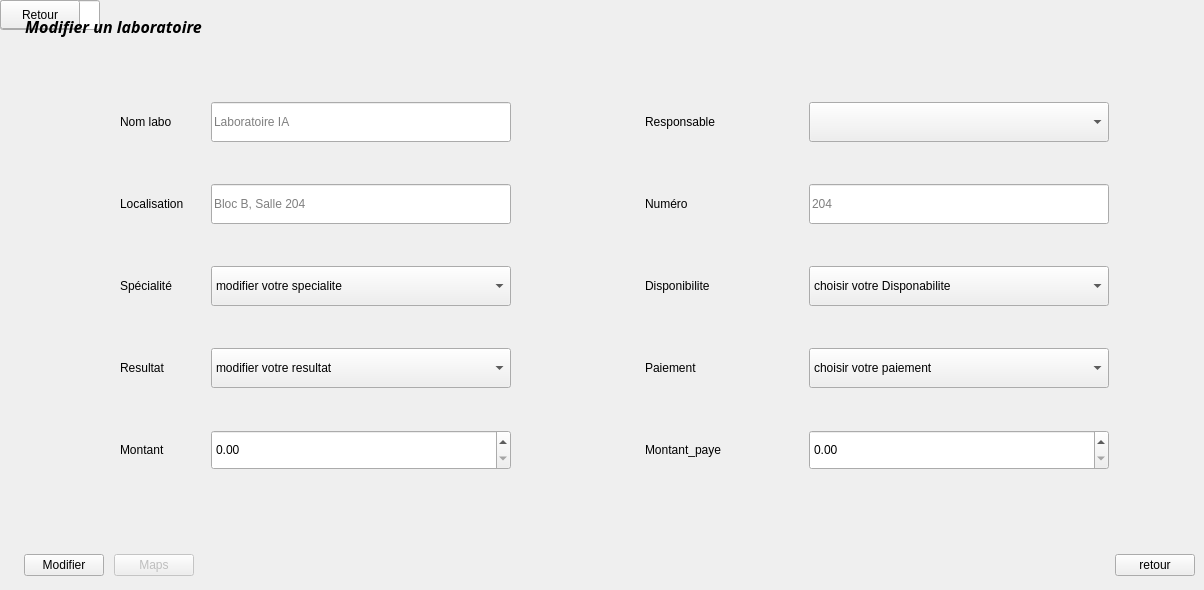
            <widget class="QWidget" name="modifierL">
             <widget class="QLineEdit" name="LabReste_5">
              <property name="geometry">
               <rect>
                <x>0</x>
                <y>0</y>
                <width>100</width>
                <height>30</height>
               </rect>
              </property>
              <property name="visible">
               <bool>false</bool>
              </property>
             </widget>
             <widget class="QLabel" name="label_23">
              <property name="geometry">
               <rect>
                <x>0</x>
                <y>0</y>
                <width>36</width>
                <height>20</height>
               </rect>
              </property>
              <property name="visible">
               <bool>false</bool>
              </property>
              <property name="text">
               <string>Reste</string>
              </property>
             </widget>
             <widget class="QPushButton" name="BtnPopupResetLabs_5">
              <property name="geometry">
               <rect>
                <x>0</x>
                <y>0</y>
                <width>80</width>
                <height>29</height>
               </rect>
              </property>
              <property name="visible">
               <bool>false</bool>
              </property>
              <property name="text">
               <string>Retour</string>
              </property>
             </widget>
             <widget class="QLabel" name="lblPageTitle_4">
              <property name="geometry">
               <rect>
                <x>24</x>
                <y>14</y>
                <width>179</width>
                <height>24</height>
               </rect>
              </property>
              <property name="font">
               <font>
                <family>Vivaldi</family>
                <pointsize>12</pointsize>
                <italic>true</italic>
                <bold>true</bold>
               </font>
              </property>
              <property name="text">
               <string>Modifier un laboratoire</string>
              </property>
              <property name="alignment">
               <set>Qt::AlignmentFlag::AlignCenter</set>
              </property>
             </widget>
             <widget class="QWidget" name="layoutWidget">
              <property name="geometry">
               <rect>
                <x>24</x>
                <y>550</y>
                <width>1171</width>
                <height>31</height>
               </rect>
              </property>
              <layout class="QHBoxLayout" name="labsEditBtnRow">
               <property name="spacing">
                <number>10</number>
               </property>
               <item>
                <widget class="QPushButton" name="BtnPopupSaveLabs_5">
                 <property name="text">
                  <string>Modifier</string>
                 </property>
                 <property name="property" stdset="0">
                  <string>primary</string>
                 </property>
                </widget>
               </item>
               <item>
                <widget class="QPushButton" name="btnAjouterPub_4">
                 <property name="enabled">
                  <bool>false</bool>
                 </property>
                 <property name="text">
                  <string>Maps</string>
                 </property>
                </widget>
               </item>
               <item>
                <spacer name="labsEditBtnSpacer">
                 <property name="orientation">
                  <enum>Qt::Orientation::Horizontal</enum>
                 </property>
                 <property name="sizeHint" stdset="0">
                  <size>
                   <width>40</width>
                   <height>20</height>
                  </size>
                 </property>
                </spacer>
               </item>
               <item>
                <widget class="QPushButton" name="retour_stat_9">
                 <property name="text">
                  <string>retour</string>
                 </property>
                </widget>
               </item>
              </layout>
             </widget>
             <widget class="QLabel" name="LblLabSpec_15">
              <property name="geometry">
               <rect>
                <x>645</x>
                <y>348</y>
                <width>150</width>
                <height>40</height>
               </rect>
              </property>
              <property name="text">
               <string>Paiement</string>
              </property>
             </widget>
             <widget class="QComboBox" name="LabResponsible_5">
              <property name="geometry">
               <rect>
                <x>809</x>
                <y>102</y>
                <width>300</width>
                <height>40</height>
               </rect>
              </property>
              <property name="placeholderText">
               <string>Nom responsable</string>
              </property>
             </widget>
             <widget class="QLineEdit" name="LabNumber_5">
              <property name="geometry">
               <rect>
                <x>809</x>
                <y>184</y>
                <width>300</width>
                <height>40</height>
               </rect>
              </property>
              <property name="placeholderText">
               <string>204</string>
              </property>
             </widget>
             <widget class="QLabel" name="label_22">
              <property name="geometry">
               <rect>
                <x>120</x>
                <y>430</y>
                <width>150</width>
                <height>40</height>
               </rect>
              </property>
              <property name="text">
               <string>Montant</string>
              </property>
             </widget>
             <widget class="QLabel" name="LblLabResp_5">
              <property name="geometry">
               <rect>
                <x>645</x>
                <y>102</y>
                <width>150</width>
                <height>40</height>
               </rect>
              </property>
              <property name="text">
               <string>Responsable</string>
              </property>
             </widget>
             <widget class="QLabel" name="LblLabLoc_5">
              <property name="geometry">
               <rect>
                <x>120</x>
                <y>184</y>
                <width>150</width>
                <height>40</height>
               </rect>
              </property>
              <property name="text">
               <string>Localisation</string>
              </property>
             </widget>
             <widget class="QComboBox" name="LabSpec_6">
              <property name="geometry">
               <rect>
                <x>211</x>
                <y>348</y>
                <width>300</width>
                <height>40</height>
               </rect>
              </property>
              <item>
               <property name="text">
                <string>modifier votre resultat</string>
               </property>
              </item>
              <item>
               <property name="text">
                <string>prét</string>
               </property>
              </item>
              <item>
               <property name="text">
                <string>En attente</string>
               </property>
              </item>
              <item>
               <property name="text">
                <string>En exécution</string>
               </property>
              </item>
             </widget>
             <widget class="QLabel" name="LblLabSpec_14">
              <property name="geometry">
               <rect>
                <x>120</x>
                <y>348</y>
                <width>150</width>
                <height>40</height>
               </rect>
              </property>
              <property name="text">
               <string>Resultat</string>
              </property>
             </widget>
             <widget class="QComboBox" name="LabCap_5">
              <property name="geometry">
               <rect>
                <x>809</x>
                <y>266</y>
                <width>300</width>
                <height>40</height>
               </rect>
              </property>
              <item>
               <property name="text">
                <string>choisir votre Disponabilite</string>
               </property>
              </item>
              <item>
               <property name="text">
                <string>Disponible</string>
               </property>
              </item>
              <item>
               <property name="text">
                <string>Occupe</string>
               </property>
              </item>
             </widget>
             <widget class="QLabel" name="LblLabNum_5">
              <property name="geometry">
               <rect>
                <x>645</x>
                <y>184</y>
                <width>150</width>
                <height>40</height>
               </rect>
              </property>
              <property name="text">
               <string>Numéro</string>
              </property>
             </widget>
             <widget class="QLabel" name="LblLabName_5">
              <property name="geometry">
               <rect>
                <x>120</x>
                <y>102</y>
                <width>150</width>
                <height>40</height>
               </rect>
              </property>
              <property name="text">
               <string>Nom labo</string>
              </property>
             </widget>
             <widget class="QLineEdit" name="LabName_5">
              <property name="geometry">
               <rect>
                <x>211</x>
                <y>102</y>
                <width>300</width>
                <height>40</height>
               </rect>
              </property>
              <property name="placeholderText">
               <string>Laboratoire IA</string>
              </property>
             </widget>
             <widget class="QComboBox" name="LabSpec_5">
              <property name="geometry">
               <rect>
                <x>211</x>
                <y>266</y>
                <width>300</width>
                <height>40</height>
               </rect>
              </property>
              <item>
               <property name="text">
                <string>modifier votre specialite</string>
               </property>
              </item>
              <item>
               <property name="text">
                <string>interieur</string>
               </property>
              </item>
              <item>
               <property name="text">
                <string>exterieur</string>
               </property>
              </item>
             </widget>
             <widget class="QDoubleSpinBox" name="LabMontantPaye_5">
              <property name="geometry">
               <rect>
                <x>809</x>
                <y>430</y>
                <width>300</width>
                <height>40</height>
               </rect>
              </property>
             </widget>
             <widget class="QLabel" name="LblLabCap_5">
              <property name="geometry">
               <rect>
                <x>645</x>
                <y>266</y>
                <width>150</width>
                <height>40</height>
               </rect>
              </property>
              <property name="text">
               <string>Disponibilite</string>
              </property>
             </widget>
             <widget class="QDoubleSpinBox" name="LabMontant_5">
              <property name="geometry">
               <rect>
                <x>211</x>
                <y>430</y>
                <width>300</width>
                <height>40</height>
               </rect>
              </property>
             </widget>
             <widget class="QLineEdit" name="LabLocation_5">
              <property name="geometry">
               <rect>
                <x>211</x>
                <y>184</y>
                <width>300</width>
                <height>40</height>
               </rect>
              </property>
              <property name="placeholderText">
               <string>Bloc B, Salle 204</string>
              </property>
             </widget>
             <widget class="QLabel" name="label_24">
              <property name="geometry">
               <rect>
                <x>645</x>
                <y>430</y>
                <width>150</width>
                <height>40</height>
               </rect>
              </property>
              <property name="text">
               <string>Montant_paye</string>
              </property>
             </widget>
             <widget class="QLabel" name="LblLabSpec_5">
              <property name="geometry">
               <rect>
                <x>120</x>
                <y>266</y>
                <width>150</width>
                <height>40</height>
               </rect>
              </property>
              <property name="text">
               <string>Spécialité</string>
              </property>
             </widget>
             <widget class="QComboBox" name="LabCap_6">
              <property name="geometry">
               <rect>
                <x>809</x>
                <y>348</y>
                <width>300</width>
                <height>40</height>
               </rect>
              </property>
              <item>
               <property name="text">
                <string>choisir votre paiement</string>
               </property>
              </item>
              <item>
               <property name="text">
                <string>payer</string>
               </property>
              </item>
              <item>
               <property name="text">
                <string>non payer</string>
               </property>
              </item>
             </widget>
            </widget>
